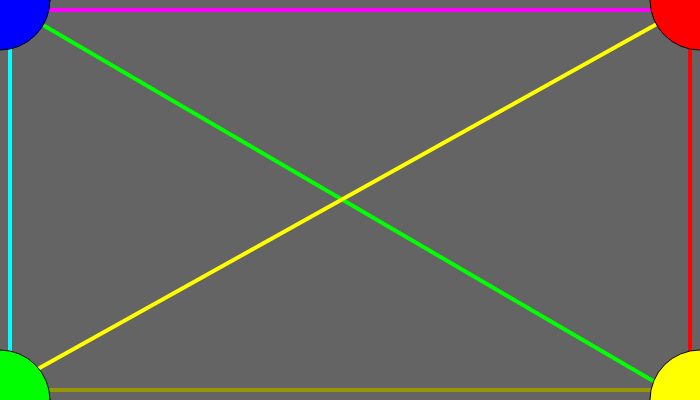
Frame 1 (no input)
Frame 2 (the mouse pressed at the canvas centre, redrawn once): identical to frame 1, image omitted

The p5.js sketch that drew this single still picture (run headless with seeded random() and noise() and a simulated clock; the mouse was pressed at the canvas centre and the sketch redrawn once):

// p5.js sketch
// ── sketch.js
//DAT405 / GAD405
//00_Template
//The purpose of this sketch is to provide a basic template
//for P5.js projects

//Initialization function
function setup() {

  console.log("Initialization: OK")
  createCanvas(700, 400);
}

function draw() {

  background(100);

  strokeWeight(4);
  stroke(0, 255, 0)
  line(0, 0, 1200, 700);

  stroke(255, 255, 0)
  line(700, 0, 0, 390);

  stroke(255, 0, 255)
  line(10, 10, 700, 10);

  stroke(255, 0, 0)
  line(690, 10, 690, 690);

  stroke(0, 255, 255)
  line(10, 10, 10, 700);

  stroke(150, 150, 0)
  line(0, 390, 700, 390);

  //Center shape position and color
  fill(255);
  strokeWeight(1);
  stroke(0);
  /*rectMode(CENTER);
  triangle(350, 100, 500, 250, 200, 250)
  //Set text preferences for circle0
  textAlign(CENTER);
  fill(100);
  text("Triangle", 350, 175);
  text("Center Position:", 350, 200);
  text("X=350, Y=200", width/2, height/2+20);
  */

  fill(0, 0, 255);
  ellipse(0, 0, 100, 100);

  fill(255, 0, 0);
  ellipse(width, 0, 100, 100);

  fill(0, 255, 0);
  ellipse(0, height, 100, 100);

  fill(255, 255, 0);
  ellipse(width, height, 100, 100);

  console.log("Rendering...")
  noLoop();
}
